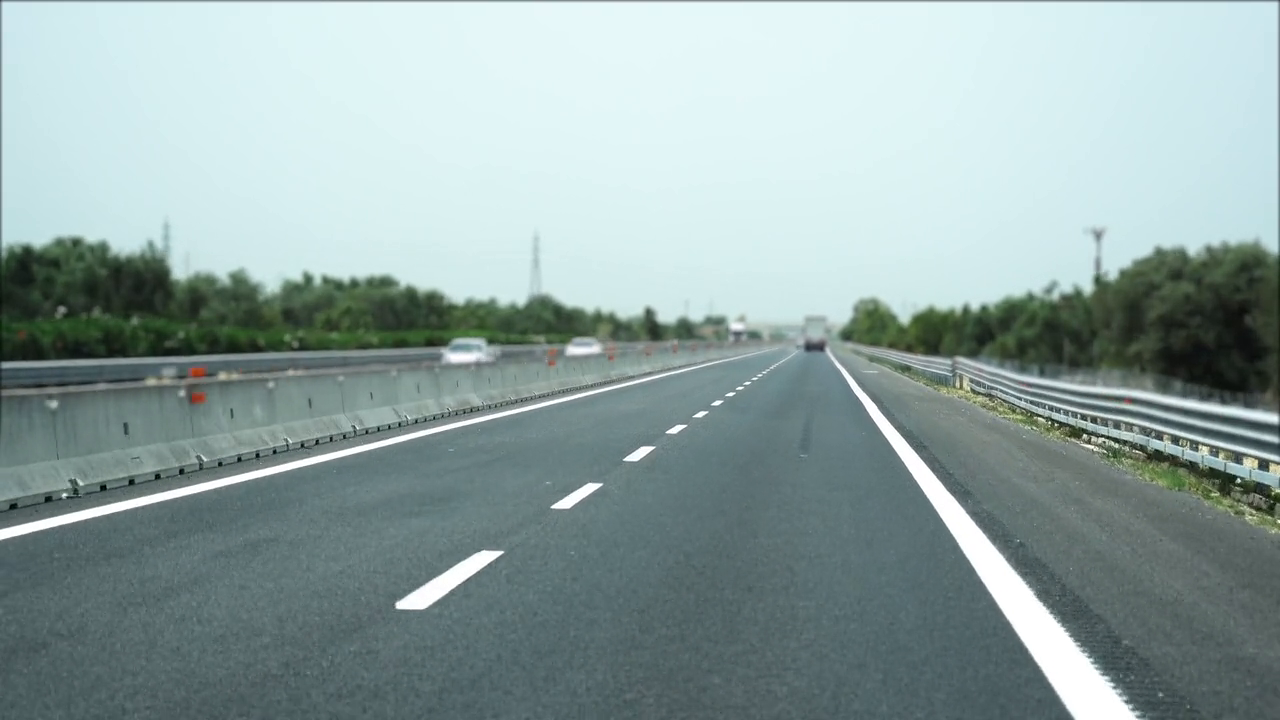
#> input picture frame 32 of road2.mp4, 1280 x 720 px, given in place of 123.mp4, which was not available
$ python DETECTOR_VIDEO.py
#> lines starting #> are read from the running program, lines starting #| are printed output that depends on the picture; after the words box and inside, x2 and y2 are one past the last pixel; in counts of white or black regions, pixels touching at a corner belong together; pictures that were not available may be replaced by others from this repository, and a replacement may not be noted
#> further down, frame is the input picture: shape (720, 1280, 3); mean B, G, R 161.9, 163.1, 144
import cv2
import matplotlib.pylab as plt
import numpy as np
# lets mask the region other than roi
def region_of_interest(img,vertices):
    mask=np.zeros_like(img)
    # channel_count=img.shape[2] because we had converted our image in grayscale so it has only one channel count
    # match_mask_color=(255,)*channel_count
    match_mask_color=255
    cv2.fillPoly(mask,vertices,match_mask_color)
    masked_image=cv2.bitwise_and(img,mask)
    return masked_image
def draw_the_lines(img,lines):
    img-np.copy(img)
    blank_image=np.zeros((img.shape[0],img.shape[1],3),np.uint8)
    for line in lines:
        for x1,y1,x2,y2 in line:
            cv2.line(blank_image,(x1,y1),(x2,y2),(0,255,0),8)
    img=cv2.addWeighted(img,0.8,blank_image,1,0.0)
    return img
def process(image):
    # print(image.shape)
    height=image.shape[0]
#> height = 720
    width=image.shape[1]
#> width = 1280
    # we require bottom left top center and bottom right
    # region_of_interest_vertices=[(0,height),(width/2,height/2),(width-1,height)]
    region_of_interest_vertices=[(0,height),(732,371),(width-250,height)]
#> region_of_interest_vertices = [(0, 720), (732, 371), (1030, 720)]
    gray_image=cv2.cvtColor(image,cv2.COLOR_BGR2GRAY)
    canny_image=cv2.Canny(gray_image,100,200,)
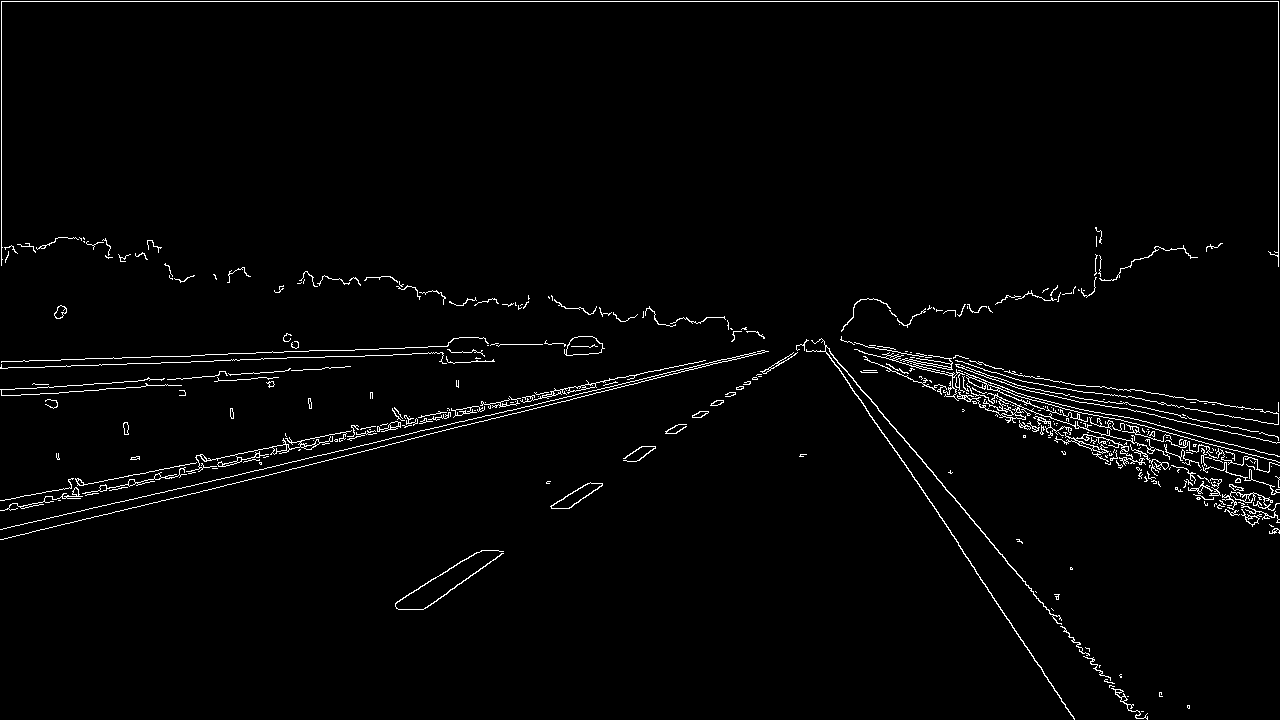
#> canny_image: shape (720, 1280); 2.1% white in thin lines or dots
    cv2.imshow('frame', canny_image)
    cropped_image=region_of_interest(canny_image,np.array([region_of_interest_vertices],np.int32))
#> in region_of_interest, `cv2.fillPoly(mask,vertices,match_mask_color)`:
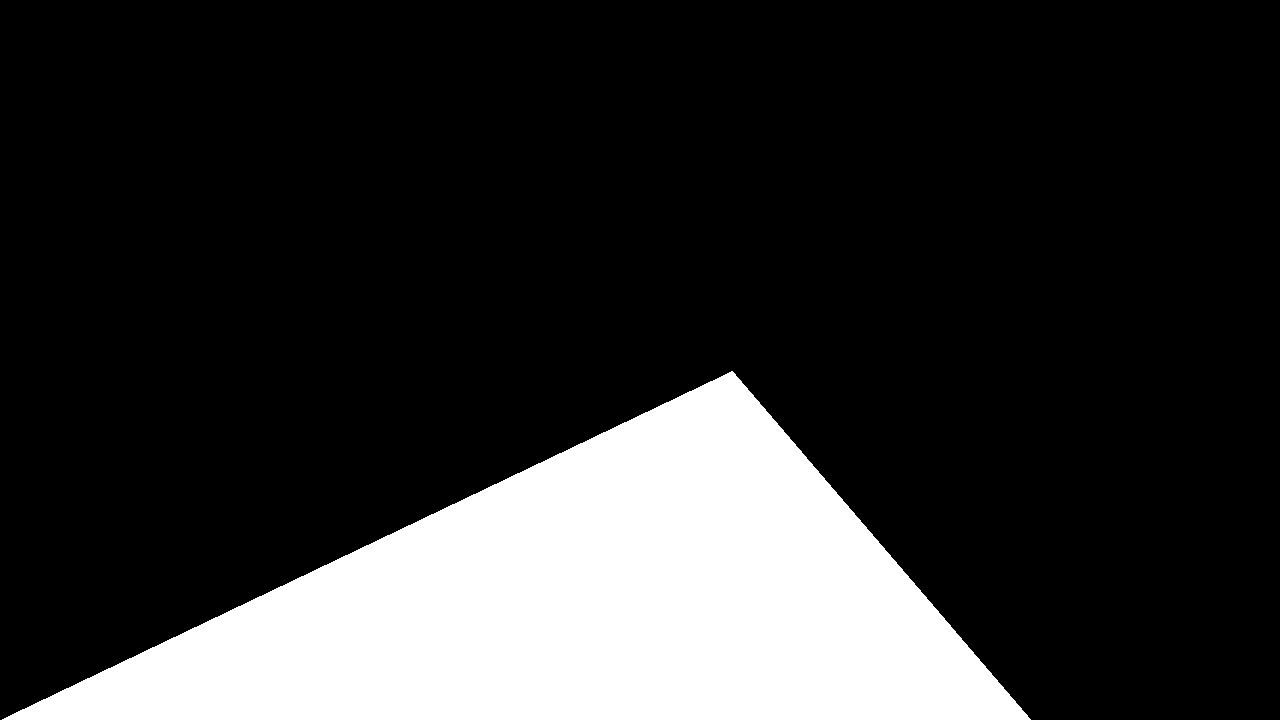
#> mask: shape (720, 1280); 19.5% white; 1 white region, box (x1, y1, x2, y2) and area: (2, 371, 1031, 720) 179925
#> in region_of_interest, `masked_image=cv2.bitwise_and(img,mask)`:
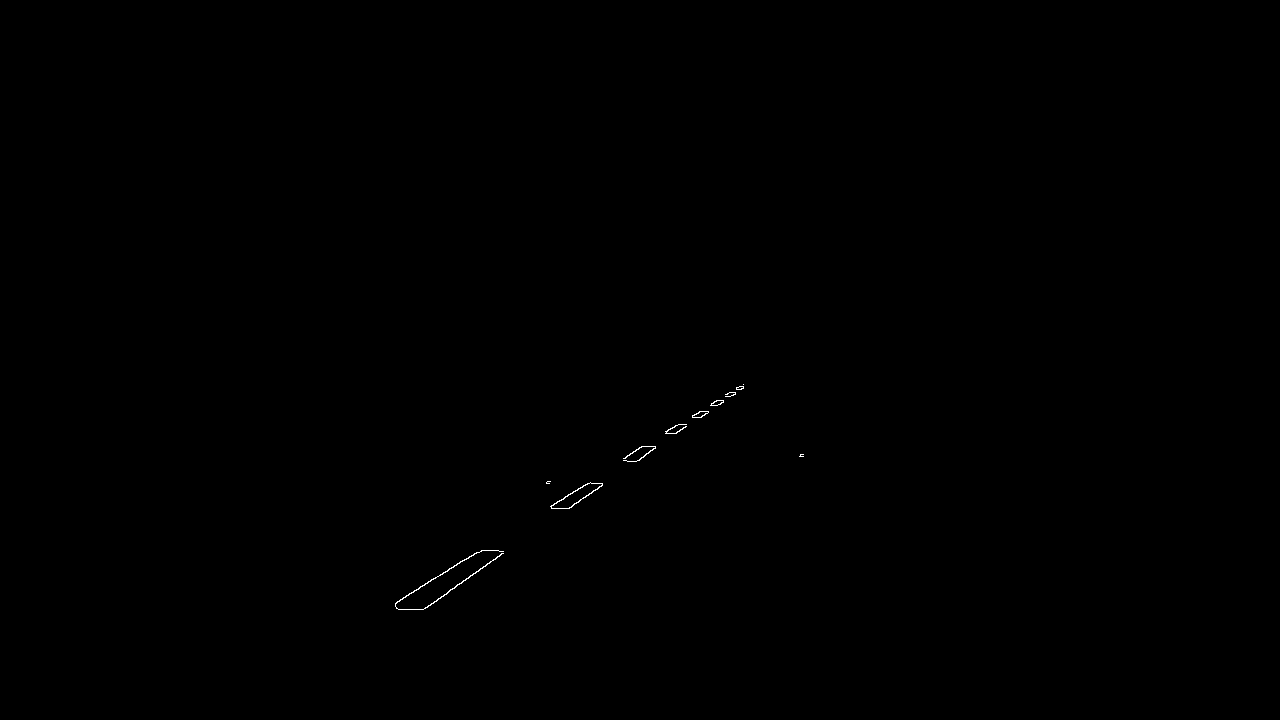
#> masked_image: shape (720, 1280); 0.08% white in thin lines or dots, all inside (x1, y1, x2, y2) = (395, 384, 804, 610)
    lines=cv2.HoughLinesP(cropped_image,6,np.pi/50,160,np.array([]),minLineLength=40,maxLineGap=25)
#> lines = [[427, 607, 502, 553], [623, 458, 675, 425], [624, 458, 737, 387], [395, 603, 469, 556], [635, 461, 739, 386]]
    image_with_lines=draw_the_lines(image,lines)
#> the loop in draw_the_lines, `for line in lines:` made 5 passes
#> in draw_the_lines, `img=cv2.addWeighted(img,0.8,blank_image,1,0.0)`:
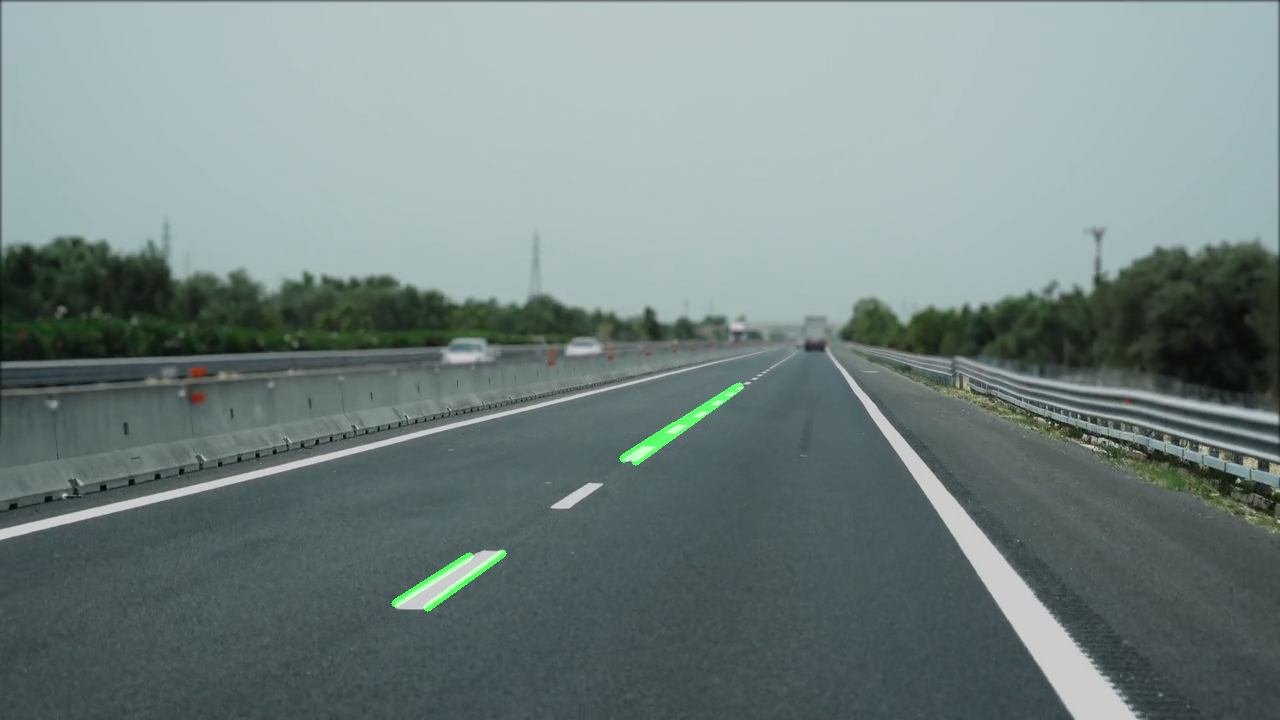
#> img: shape (720, 1280, 3); mean of channels 0, 1, 2 129.6, 130.9, 115.2; drawn as B, G, R
    return image_with_lines

cap=cv2.VideoCapture('123.mp4')
while(cap.isOpened()):
    ret,frame=cap.read()
    frame=process(frame)
    cv2.imshow('frame',frame)
    if cv2.waitKey(1)==ord('q'):
#> (key q is pressed here)
        break
cap.release()
cv2.destroyAllWindows()

$ run again, starting later in the video
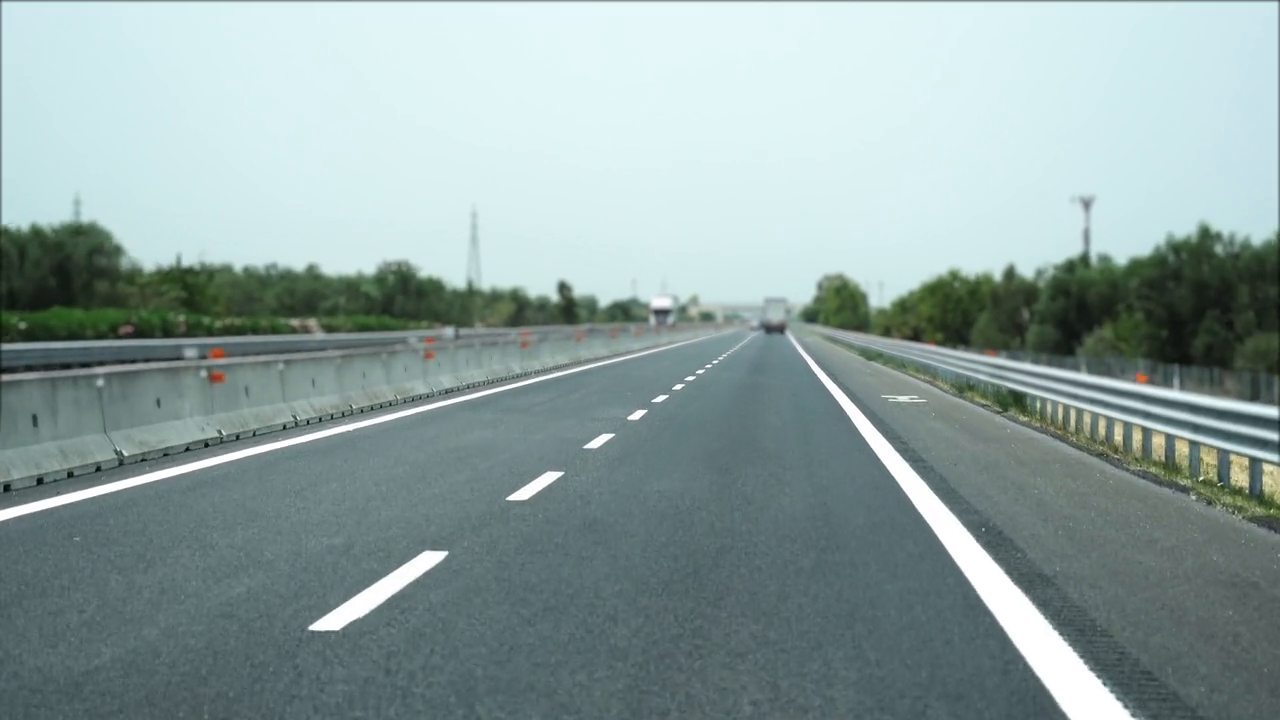
#> input picture frame 144 of road2.mp4, 1280 x 720 px, given in place of 123.mp4, which was not available
#> frame is the input picture: shape (720, 1280, 3); mean B, G, R 159.8, 161.2, 142.2
#> in process, `canny_image=cv2.Canny(gray_image,100,200,)`:
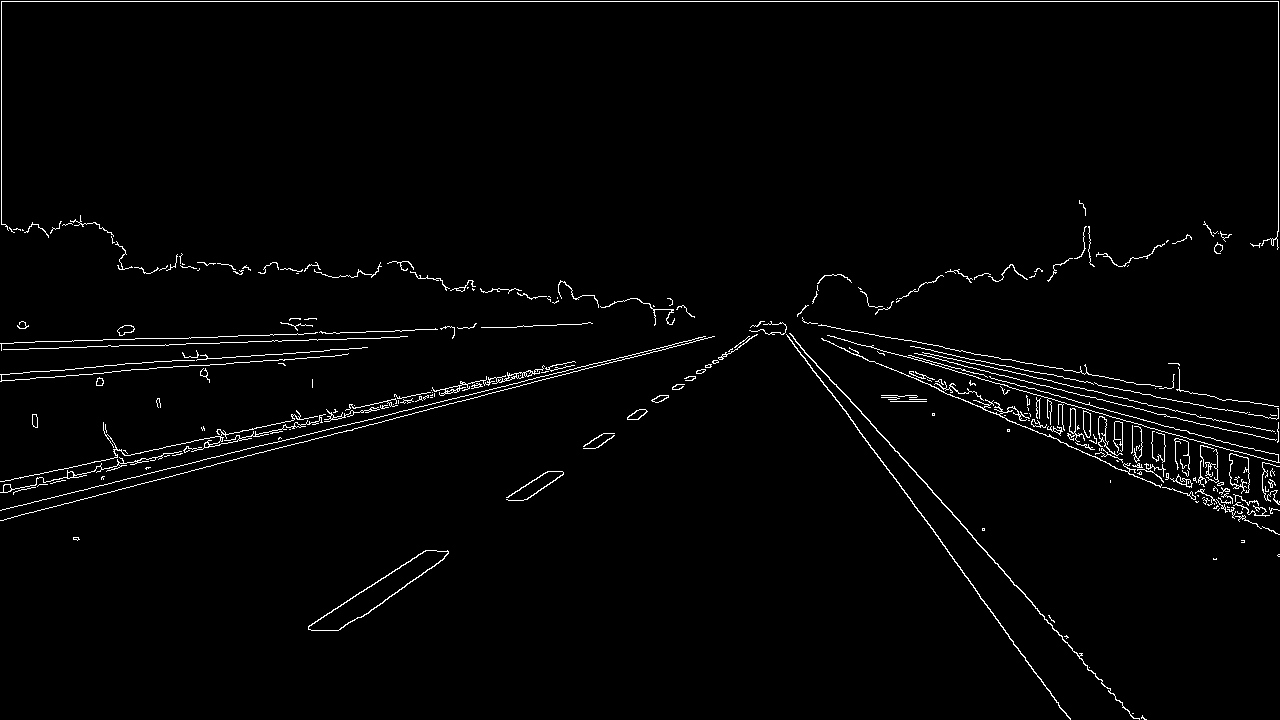
#> canny_image: shape (720, 1280); 2% white in thin lines or dots
#> mask: shape (720, 1280); 19.5% white; 1 white region, box (x1, y1, x2, y2) and area: (2, 371, 1031, 720) 179925
#> masked_image: shape (720, 1280); 0.08% white in thin lines or dots, all inside (x1, y1, x2, y2) = (308, 412, 647, 631)
#> lines = [[361, 617, 445, 556], [507, 497, 548, 471], [309, 625, 416, 557]]
#> the loop in draw_the_lines, `for line in lines:` made 3 passes
#> in draw_the_lines, `img=cv2.addWeighted(img,0.8,blank_image,1,0.0)`:
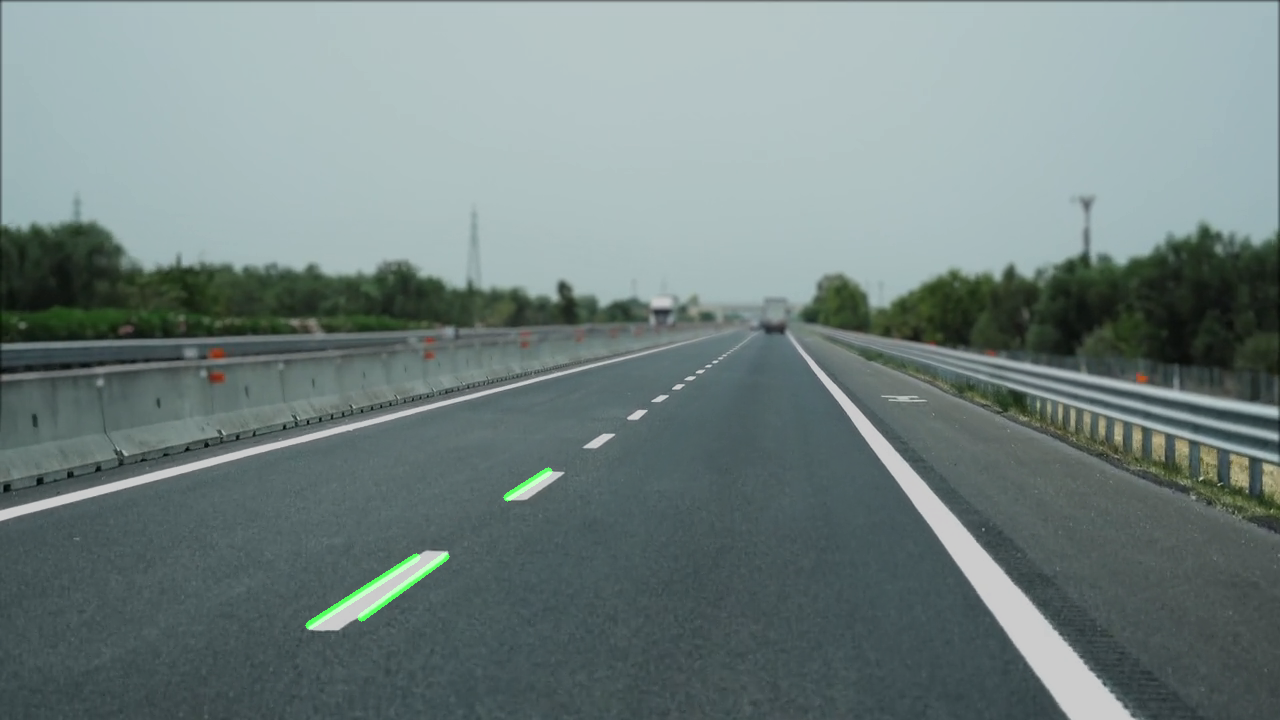
#> img: shape (720, 1280, 3); mean of channels 0, 1, 2 127.8, 129.3, 113.8; drawn as B, G, R
